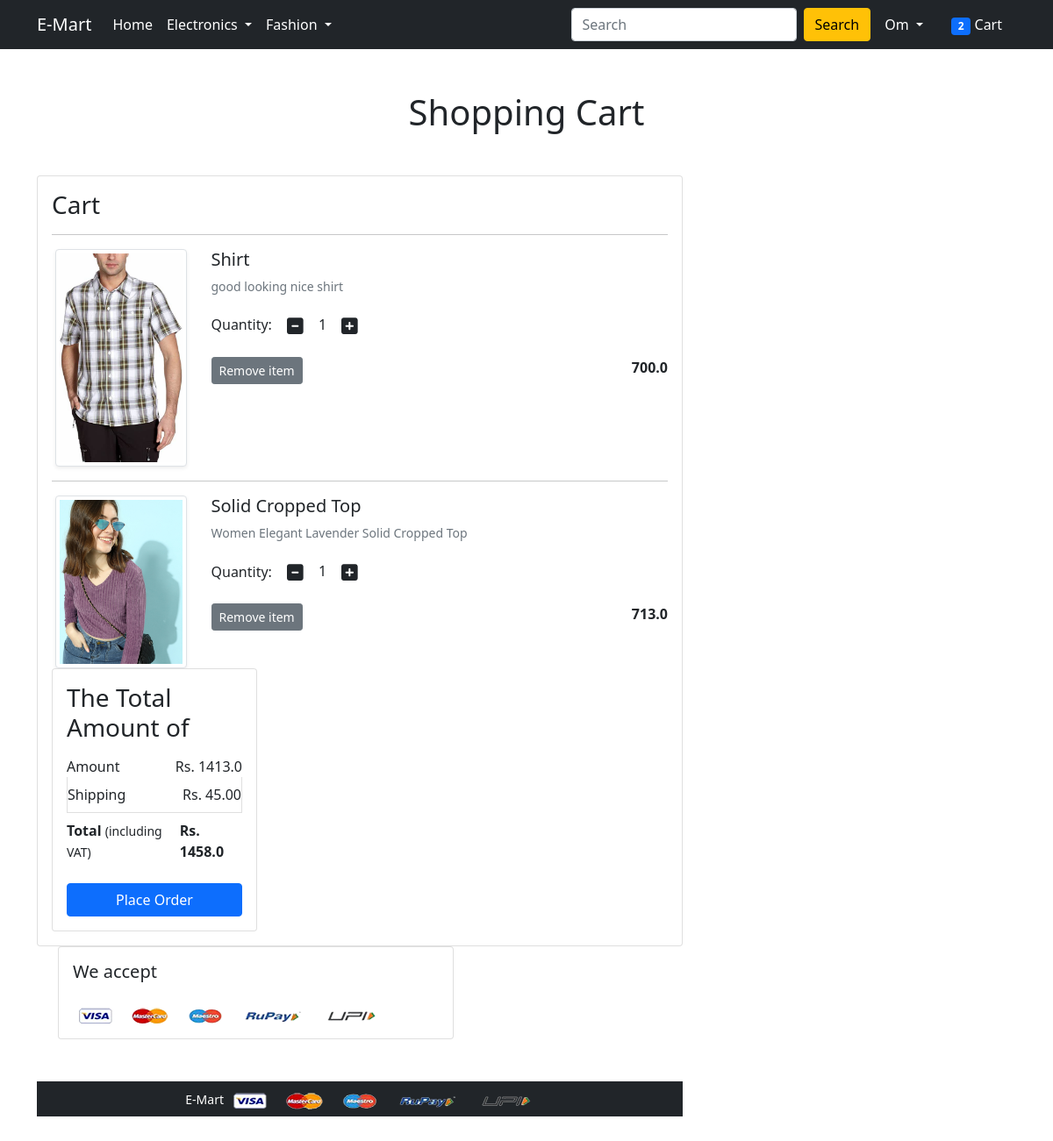
/cart/ (signed in), run on the app's committed database.
### app/models.py (models this page shows, shortened)
class Cart(models.Model):
    id=models.AutoField(primary_key=True)
    user=models.ForeignKey(User,on_delete=models.CASCADE)
    product=models.ForeignKey(Product , on_delete=models.CASCADE)
    quantity=models.PositiveIntegerField(default=1)
    def __str__(self):
        return str(self.id)

class Product(models.Model):
    id=models.AutoField(primary_key=True)
    title=models.CharField(max_length=100)
    selling_price=models.FloatField()
    discounted_price=models.FloatField()
    description=models.TextField()
    brand=models.CharField(max_length=100)
    category=models.CharField(choices=CATEGORY_CHOICE,max_length=2)
    upload_image = models.ImageField(upload_to ='uploads/')

### app/views.py (the view)
# urls.py: path('cart/', views.show_cart, name='showcart'),
@login_required
def show_cart(request):
    totalitem = get_items_count_in_cart(request)
    if request.user.is_authenticated:
        user = request.user
        cart = Cart.objects.filter(user=user)
        print(cart)
        amount = 0.0
        shipping_amount = 45.0
        total_amount = 0.0
        cart_product = [p for p in Cart.objects.all() if p.user == user]
        print(cart_product)
        if cart_product:
            for p in cart_product:
                tempamount = (p.quantity*p.product.discounted_price)
                amount += tempamount
                total_amount = amount+shipping_amount
            return render(request, 'app/addtocart.html', {'carts': cart, 'total_amount': total_amount, 'amount': amount, 'totalitem': totalitem})
        else:
            return render(request, 'app/emptycart.html')

### app/views.py (called while the page is built)
def get_items_count_in_cart(request):
    totalitem = 0
    if request.user.is_authenticated:
        cart = Cart.objects.filter(user=request.user)
        for b in cart:
            totalitem += b.quantity
    return totalitem

### app/templates/app/addtocart.html (shortened to what this page needs)
{% extends 'app/base.html' %}
{% load static %}
{% block main-content %}
<div class="container my-5">
 <div class="row">
  <h1 class="text-center mb-5">Shopping Cart</h1>
  <div class="col-sm-8">
  <div class="card">
   <div class="card-body">
    <h3>Cart</h3>
    {% for cart in carts %}
    <hr>
    <div class="row">
     <div class="col-sm-3 text-center align-self-center"><img src="{{cart.product.upload_image.url}}" alt="" srcset="" class="img-fluid img-thumbnail shadow-sm" height="150" width="150"> </div>
     <div class="col-sm-9">
      <div>
       <h5>{{cart.product.title}}</h5>
       <p class="mb-2 text-muted small">{{cart.product.description}}</p>
       <div class="my-3">
        <label for="quantity">Quantity:</label>
        <a class="minus-cart btn" pid="{{cart.product.id}}"><i class="fas fa-minus-square fa-lg"></i></a>
          <span id="quantity">{{cart.quantity}}</span>
        <a class="plus-cart btn" pid="{{cart.product.id}}"><i class="fas fa-plus-square fa-lg"></i></a>
       </div>
       <div class="d-flex justify-content-between">
        <a href="#" class="btn btn-sm btn-secondary mr-3 remove-cart" pid="{{cart.product.id}}">Remove item </a>
        <p class="mb-0"><span><strong>{{cart.product.discounted_price}}</strong></span></p>
       </div>
      </div>
     </div>
    </div>
    {% endfor %}
  <div class="col-sm-4">
   <div class="card">
    <div class="card-body">
      <h3>The Total Amount of</h3>
      <ul class="list-group">
       <li class="list-group-item d-flex justify-content-between align-items-center border-0 px-0 pb-0">Amount<span>Rs. <span id="amount">{{amount}}</span> </span></li>
       <li class="list-group-item d-flex justify-content-between align-items-center px-0">Shipping<span>Rs. 45.00</span></li>
       <li class="list-group-item d-flex justify-content-between align-items-center border-0 px-0 mb-3">
        <div>
           <strong>Total</strong> <small>(including VAT)</small>
         </div>
         <span><strong>Rs. <strong id="total_amount">{{total_amount}}</strong></strong></span>
       </li>
      </ul>
      <div class="d-grid"><a href="{% url 'checkout' %}" class="btn btn-primary">Place Order</a></div>
    </div>
   </div>
  </div>
 </div>
</div>
<div class="container">
 <div class="row">
  <div class="col-sm-8">
   <div class="card">
    <div class="card-body">
      <h5 class="mb-4">We accept</h5>
      <img src="{% static 'app/images/payment.png' %}" alt="" class="img-fluid">
    </div>
  </div>
  </div>
 </div>
</div>
{% endblock main-content %}

### app/templates/app/base.html (shortened to what this page needs)
<!doctype html>
{% load static %}
<html lang="en">
  <head>
    <link href="https://cdn.jsdelivr.net/npm/bootstrap@5.0.0-beta1/dist/css/bootstrap.min.css" rel="stylesheet">
    <link rel="stylesheet" href="{% static 'app/css/owl.carousel.min.css' %}">
    <link rel="stylesheet" href="{% static 'app/css/all.min.css' %}">
    <link rel="stylesheet" href="{% static 'app/css/style.css' %}">
  </head>
  <body>
    <nav class="navbar navbar-expand-lg navbar-dark bg-dark">
     <div class="container">
       <a class="navbar-brand" href="/">E-Mart</a>
       <div class="collapse navbar-collapse" id="navbarSupportedContent">
         <ul class="navbar-nav me-auto mb-2 mb-lg-0">
           <li class="nav-item">
             <a class="nav-link active" aria-current="page" href="/">Home</a>
           </li>
           <li class="nav-item dropdown">
             <a class="nav-link dropdown-toggle text-white" href="#" id="electronicsDropdown" role="button" data-bs-toggle="dropdown" aria-expanded="false">
               Electronics
             </a>
           </li>
           <li class="nav-item dropdown">
             <a class="nav-link dropdown-toggle text-white" href="#" id="fashionDropdown" role="button" data-bs-toggle="dropdown" aria-expanded="false">
               Fashion
             </a>
           </li>
         </ul>
         <form class="d-flex" method="get" action="/search">
          <input class="form-control me-2" type="search" placeholder="Search" aria-label="Search" name="search">
          <button class="btn btn-warning" type="submit">Search</button>
        </form>
         <div>
          <ul class="navbar-nav me-auto mb-2 mb-lg-0">
            {% if request.user.is_authenticated  %}
           <li class="nav-item dropdown mx-2">
              <a class="nav-link dropdown-toggle text-white" href="#" id="profileDropdown" role="button" data-bs-toggle="dropdown" aria-expanded="false">
                {{request.user.username|capfirst}}
              </a>
            </li>
            <li class="nav-item mx-2">
             <a href="{% url 'showcart' %}" class="nav-link text-white"><span class="badge bg-primary">{{totalitem}}</span> Cart </a>
            </li>
            {% endif %}
          </ul>
         </div>
       </div>
     </div>
    </nav>
    {% block main-content %} {% endblock main-content %}
    <footer class="container-fluid bg-dark text-center p-2 mt-5">
        <small class="text-white">  E-Mart  </small>
        <img src="{% static 'app/images/payment.png' %}" alt="" srcset="" class="img-fluid" height="2px">
    </footer>
  </body>
</html>

### data on the page
Cart: product.upload_image (picture), product "Shirt", product.description "good looking nice shirt", quantity "1", product.discounted_price "700.0"
Cart: product.upload_image (picture), product "Solid Cropped Top", product.description "Women Elegant Lavender Solid Cropped Top", quantity "1", product.discounted_price "713.0"

### other printed values
{{ request.user.username|capfirst }} "Om"
{{ totalitem }} "2"
{{ amount }} "1413.0"
{{ total_amount }} "1458.0"
